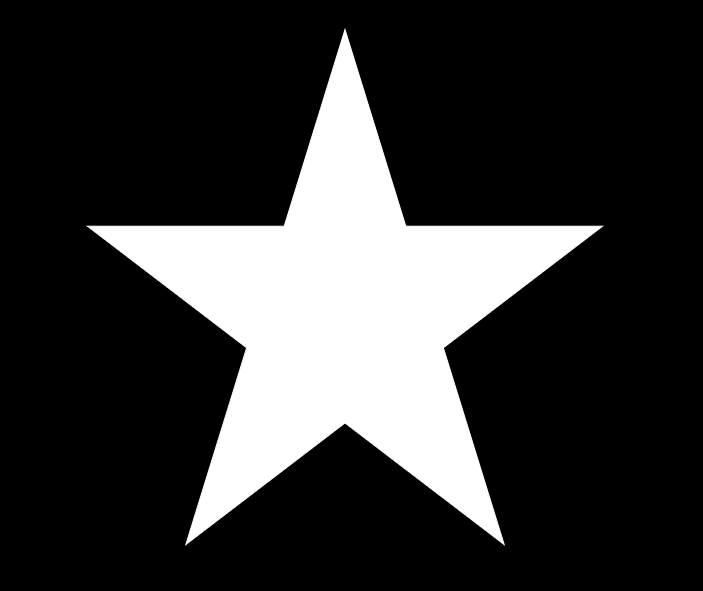
#> input picture star.jpg, 703 x 591 px
$ python boundary_extraction.py
#> lines starting #> are read from the running program, lines starting #| are printed output that depends on the picture; after the words box and inside, x2 and y2 are one past the last pixel; in counts of white or black regions, pixels touching at a corner belong together
from PIL import Image, ImageDraw

# 取得座標(x, y)附近的像素值
def getpixel(image, x, y):
    pixel_list = []

    # 取得3*3的像素值
    for i in range(-1, 2):
        for j in range(-1, 2):
            pixel = image.getpixel((x + j ,y + i))
            pixel_list.append(pixel)

    return(pixel_list)

# 將黑白圖片做Erosion
def Erosion(BinaryImage):
    width, height = BinaryImage.size
    ErosionImage = Image.new(BinaryImage.mode, (width, height) , (0))
    draw = ImageDraw.Draw(ErosionImage)

    # Square Structuring Mask(dot is the center)
    Mask = [255, 255, 255,
            255, 255, 255,
            255, 255, 255]

    center_pixel = Mask[5]

    for x in range(1, width - 1):
        for y in range(1, height - 1):
            pixel_list = getpixel(BinaryImage, x, y)        # 取得黑白圖片中座標(x,y)附近的像素值

            # 如果pixel_list eroded by Mask
            if pixel_list == Mask:
                draw.point((x, y), fill = (center_pixel))   # 將像素值填進新圖中

    return ErosionImage

# 將黑白圖片減去ErosionImage
def Boundary_Extraction(BinaryImage, ErosionImage):
    width, height = BinaryImage.size
    BoundaryExtractionImage = Image.new(BinaryImage.mode, (width, height), (0))
    draw = ImageDraw.Draw(BoundaryExtractionImage)

    for x in range(0, width):
        for y in range(0, height):
            new_pixel = BinaryImage.getpixel((x, y)) - ErosionImage.getpixel((x, y))        # 將兩者的像素值相減
            draw.point((x, y), fill = (new_pixel))          # 將像素值填進新圖中

    return BoundaryExtractionImage

def main():
    OriginalImage = Image.open('star.jpg')                  # 載入原圖
#> OriginalImage is the input picture: PIL image 703x591 RGBA; mean R, G, B, A 53.7, 53.7, 53.7, 255

    BinaryImage = OriginalImage.convert('1')                # 將原圖轉成黑白圖片
#> BinaryImage: PIL image 703x591 1; 21.1% white; 1 white region, box (x1, y1, x2, y2) and area: (87, 29, 604, 545) 87476

    # 創建Erosion的圖
    ErosionImage = Erosion(BinaryImage)                     # 將黑白圖片做Erosion
#> in Erosion, `ErosionImage = Image.new(BinaryImage.mode, (width, height) , (0))`: ErosionImage: PIL image 703x591 1; every value is 0
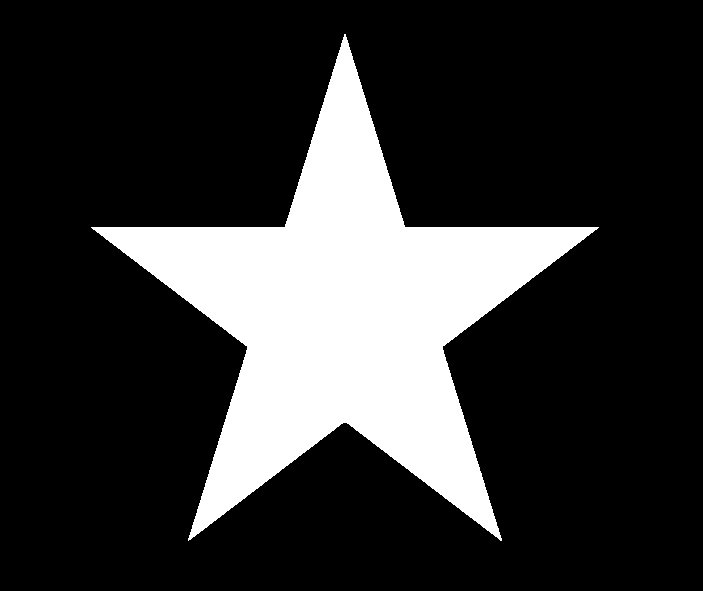
#> ErosionImage: PIL image 703x591 1; 20.4% white; 1 white region, box (x1, y1, x2, y2) and area: (91, 34, 599, 541) 84869
    ErosionImage.save("ErosionImage.jpg")

    # 創建Boundary_Extraction的圖
    BoundaryExtractionImage = Boundary_Extraction(BinaryImage, ErosionImage)                # 將黑白圖片減去ErosionImage
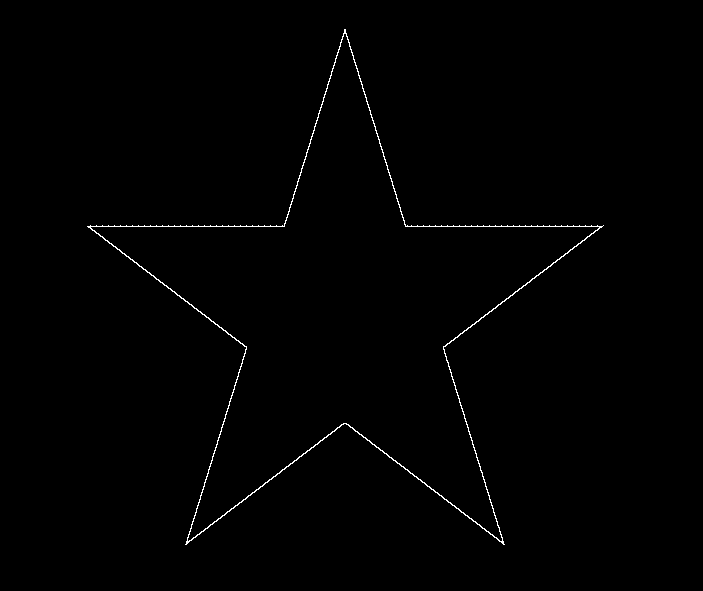
#> BoundaryExtractionImage: PIL image 703x591 1; 0.63% white in thin lines or dots, all inside (x1, y1, x2, y2) = (87, 29, 604, 545)
    BoundaryExtractionImage.save("BoundaryExtractionImage.jpg")


if __name__ == '__main__':
    main()
